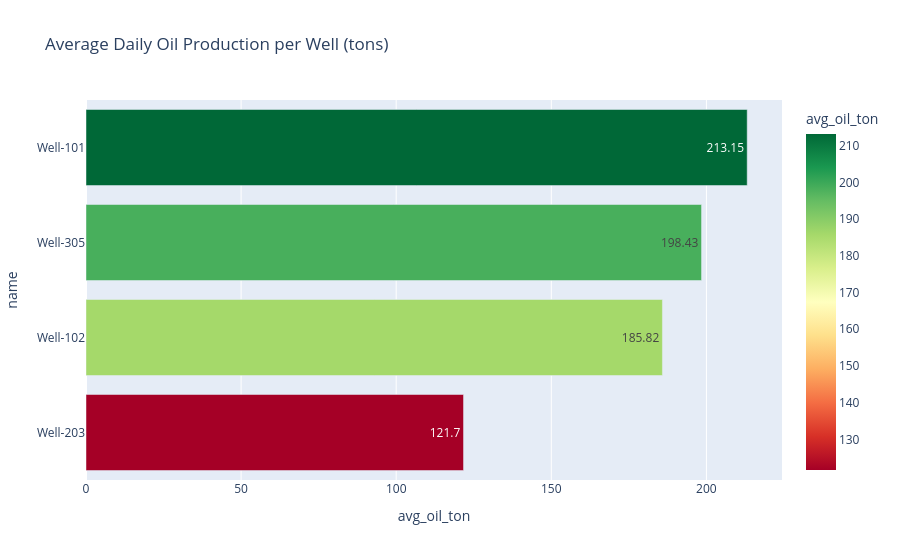

Write notebook code for a chart like this one.
### Code cell
# Best & worst wells by avg oil production
fig = px.bar(well_kpi.sort_values('avg_oil_ton', ascending=True), 
             x='avg_oil_ton', y='name', orientation='h',
             title='Average Daily Oil Production per Well (tons)',
             color='avg_oil_ton', color_continuous_scale='rdylgn',
             text='avg_oil_ton')
fig.show()

### Figure 1 — Plotly figure (JSON) as saved in the notebook; plotly's stock layout.template omitted (floating-point values rounded to 4 significant figures)
{"data": [{"hovertemplate": "avg_oil_ton=%{marker.color}<br>name=%{y}<extra></extra>", "legendgroup": "", "marker": {"color": [121.7, 185.8, 198.4, 213.2], "coloraxis": "coloraxis", "pattern": {"shape": ""}}, "name": "", "orientation": "h", "showlegend": false, "text": [121.7, 185.8, 198.4, 213.2], "textposition": "auto", "type": "bar", "x": [121.7, 185.8, 198.4, 213.2], "xaxis": "x", "y": ["Well-203", "Well-102", "Well-305", "Well-101"], "yaxis": "y"}], "layout": {"autosize": true, "barmode": "relative", "coloraxis": {"colorbar": {"title": {"text": "avg_oil_ton"}}, "colorscale": [[0, "rgb(165,0,38)"], [0.1, "rgb(215,48,39)"], [0.2, "rgb(244,109,67)"], [0.3, "rgb(253,174,97)"], [0.4, "rgb(254,224,139)"], [0.5, "rgb(255,255,191)"], [0.6, "rgb(217,239,139)"], [0.7, "rgb(166,217,106)"], [0.8, "rgb(102,189,99)"], [0.9, "rgb(26,152,80)"], [1, "rgb(0,104,55)"]]}, "legend": {"tracegroupgap": 0}, "title": {"text": "Average Daily Oil Production per Well (tons)"}, "xaxis": {"anchor": "y", "autorange": true, "domain": [0, 1], "range": [0, 224.4], "title": {"text": "avg_oil_ton"}, "type": "linear"}, "yaxis": {"anchor": "x", "autorange": true, "domain": [0, 1], "range": [-0.5, 3.5], "title": {"text": "name"}, "type": "category"}}}
